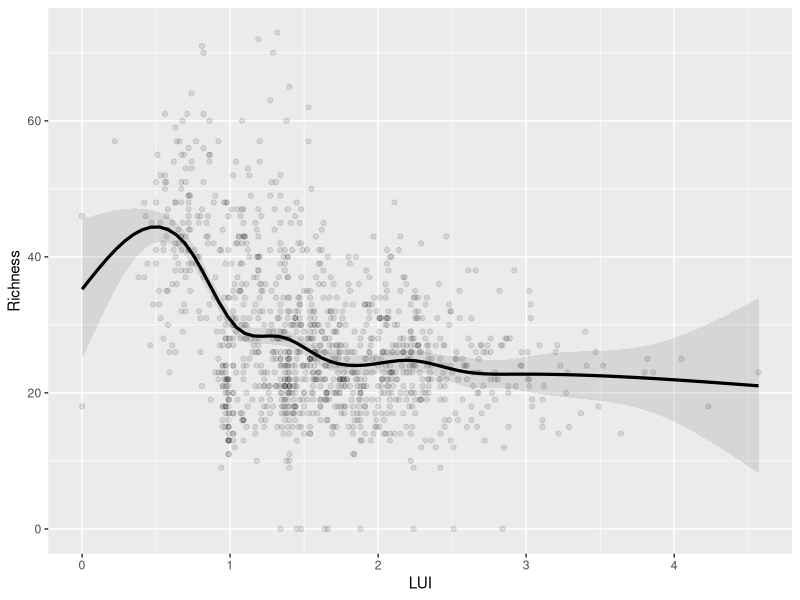
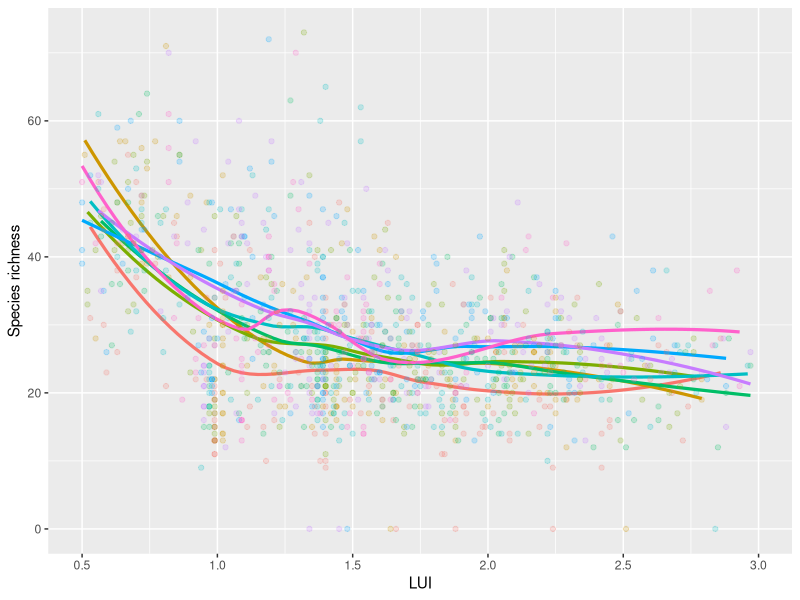
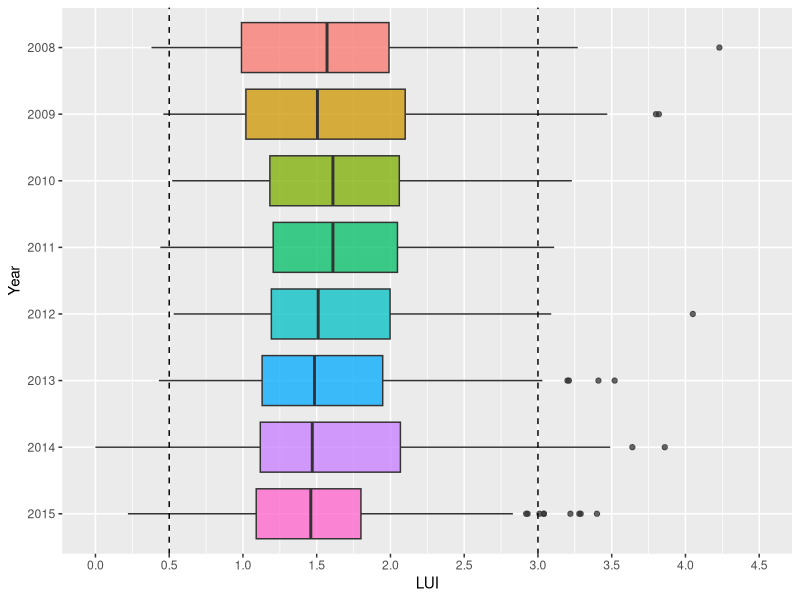
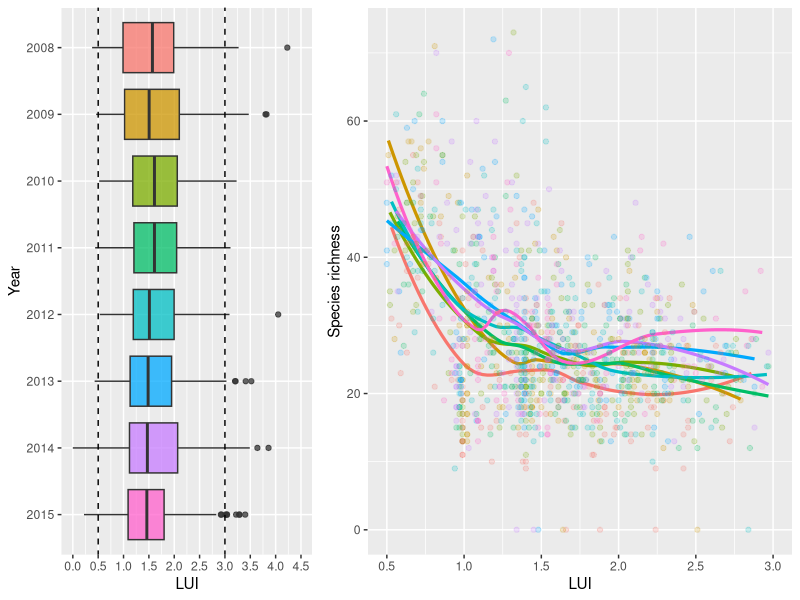

These figures' R source, in order: (Note: this script raises an error after producing the figures.)
#Species diversity by LUI value

##### ALL POSSIBLE PLANTS

rm(list = ls())

#load LUI data
lui <- read.csv("data/LUI06_15.csv", header  = TRUE)

#stick with LUI at different years
lui.only <- lui[, grep("LUI", names(lui))]
lui.only2 <- lui.only[, -c(1:2)] ## remove 2006 and 2007
lui_tot <- cbind("plot" = lui$Plot, lui.only2)

#restructure LUI
lu <- c(lui_tot$LUI_08, lui_tot$LUI_09, lui_tot$LUI_10, lui_tot$LUI_11,
        lui_tot$LUI_12, lui_tot$LUI_13, lui_tot$LUI_14, lui_tot$LUI_15)
yy <- c(rep(2008, nrow(lui_tot)), rep(2009, nrow(lui_tot)), rep(2010, nrow(lui_tot)), rep(2011, nrow(lui_tot)),
        rep(2012, nrow(lui_tot)), rep(2013, nrow(lui_tot)), rep(2014, nrow(lui_tot)), rep(2015, nrow(lui_tot)))
pp <- rep(lui_tot$plot, length(unique(yy)))

lui_total <- data.frame("Plot" = pp, "Year" = yy, "LUI" = lu)

#load plant data
plants <- read.csv("data/BE.plants08.16.csv", header = TRUE)

#change to presence/absence data (0 or 1)
plants_div <- plants
for (i in 1:nrow(plants)){
  for (j in 5:ncol(plants)){
    if(is.na(plants[i, j])){
      plants[i, j] <- 0
    } else {
      if (plants[i, j] > 0){
        plants_div[i, j] <- 1
      }
    }
  }
}

#number of species per plot
rich <- apply(plants_div[, -c(1:5)], 1, sum, na.rm = TRUE)
richness <- data.frame("Year" = plants_div$Year, "Plot" = plants_div$Useful_EP_PlotID, "div" = rich)

#add the column with plant richness
lui_total <- cbind(lui_total, "Richness" = richness$div[richness$Year != 2016])
lui_total$Year <- as.factor(lui_total$Year)

library(ggplot2)
ggplot(data = lui_total, aes(x = LUI, y = Richness)) +
  geom_smooth(alpha = 0.25, size = 1.1, color = "black") + geom_point(alpha = 0.1)

(lui_rich <- ggplot(data = lui_total, aes(x = LUI, y = Richness, colour = Year)) +
  geom_smooth(alpha = 0, size = 1.1) + geom_point(alpha = 0.2) +
  scale_x_continuous(limits = c(0.5, 3), breaks = seq(0.5, 3, by = 0.5)) +
  scale_y_continuous(position = "left") + ylab("Species richness") + theme(legend.position = "none"))

#LUI values to be selected?
(box <- ggplot(data = lui_total, aes(x = Year, y = LUI)) + geom_boxplot(aes(fill = Year), alpha = 0.75) +
  theme(legend.position = "none") + geom_abline(intercept = 3, slope = 0, linetype = "dashed") +
  geom_abline(intercept = 0.5, slope = 0, linetype = "dashed") +
  scale_x_discrete(limits = rev(levels(lui_total$Year))) +
  scale_y_continuous(limits = c(0, 4.5), breaks = seq(0, 4.5, by = 0.5)) + coord_flip())

library(ggpubr)

#Chart LUI--DIVERSITY
ggarrange(box, lui_rich, align = "h", widths = c(2, 3))
ggsave("figures/LUI_richness.png", width = 10, height = 5, dpi = 320)


##### SELECT 50 MOST COMMON

#load LUI data
lui <- read.csv("data/LUI06_15.csv", header  = TRUE)

#stick with LUI at different years
lui.only <- lui[, grep("LUI", names(lui))]
lui.only2 <- lui.only[, -c(1:2)] ## remove 2006 and 2007
lui_tot <- cbind("plot" = lui$Plot, lui.only2)

#restructure LUI
lu <- c(lui_tot$LUI_08, lui_tot$LUI_09, lui_tot$LUI_10, lui_tot$LUI_11,
        lui_tot$LUI_12, lui_tot$LUI_13, lui_tot$LUI_14, lui_tot$LUI_15)
yy <- c(rep(2008, nrow(lui_tot)), rep(2009, nrow(lui_tot)), rep(2010, nrow(lui_tot)), rep(2011, nrow(lui_tot)),
        rep(2012, nrow(lui_tot)), rep(2013, nrow(lui_tot)), rep(2014, nrow(lui_tot)), rep(2015, nrow(lui_tot)))
pp <- rep(lui_tot$plot, length(unique(yy)))

lui_total <- data.frame("Plot" = pp, "Year" = yy, "LUI" = lu)

#load plant data
plants <- read.csv("data/BE.plants08.16.csv", header = TRUE)

#change to presence/absence data (0 or 1)
plants_div <- plants
for (i in 1:nrow(plants)){
  for (j in 5:ncol(plants)){
    if(is.na(plants[i, j])){
      plants[i, j] <- 0
    } else {
      if (plants[i, j] > 0){
        plants_div[i, j] <- 1
      }
    }
  }
}

#number of species per plot
rich <- apply(plants_div[, -c(1:5)], 1, sum, na.rm = TRUE)
richness <- data.frame("Year" = plants_div$Year, "Plot" = plants_div$Useful_EP_PlotID, "div" = rich)

#add the column with plant richness
lui_total <- cbind(lui_total, "Richness" = richness$div[richness$Year != 2016])
lui_total$Year <- as.factor(lui_total$Year)

library(ggplot2)
ggplot(data = lui_total, aes(x = LUI, y = Richness)) +
  geom_smooth(alpha = 0.25, size = 1.1, color = "black") + geom_point(alpha = 0.1)

(lui_rich <- ggplot(data = lui_total, aes(x = LUI, y = Richness, colour = Year)) +
    geom_smooth(alpha = 0, size = 1.1) + geom_point(alpha = 0.2) +
    scale_x_continuous(limits = c(0.5, 3), breaks = seq(0.5, 3, by = 0.5)) +
    scale_y_continuous(position = "left") + ylab("Species richness") + theme(legend.position = "none"))

#LUI values to be selected?
(box <- ggplot(data = lui_total, aes(x = Year, y = LUI)) + geom_boxplot(aes(fill = Year), alpha = 0.75) +
    theme(legend.position = "none") + geom_abline(intercept = 3, slope = 0, linetype = "dashed") +
    geom_abline(intercept = 0.5, slope = 0, linetype = "dashed") +
    scale_x_discrete(limits = rev(levels(lui_total$Year))) +
    scale_y_continuous(limits = c(0, 4.5), breaks = seq(0, 4.5, by = 0.5)) + coord_flip())

library(ggpubr)

#Chart LUI--DIVERSITY
ggarrange(box, lui_rich, align = "h", widths = c(2, 3))
ggsave("figures/LUI_richness.png", width = 10, height = 5, dpi = 320)
